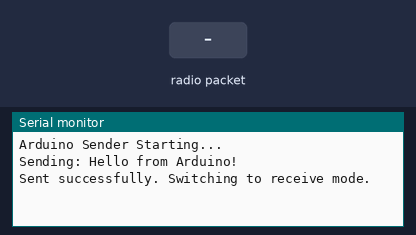
The sketch below on a simulated Arduino Uno, built with avr-gcc and run on an emulated ATmega328P. On the bench: the last lines printed to the serial monitor. Inputs (shaded band) come from the test bench. No radio packets arrive unless stated.

Above: at 1.2 s.
1.3 s: radio packet "1" arrives
At 1.9 s:
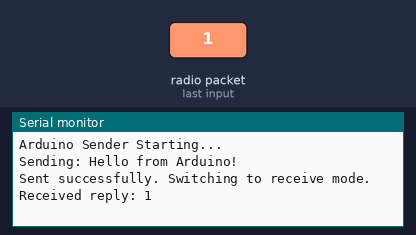
2.8 s: radio packet "0" arrives
At 3.9 s:
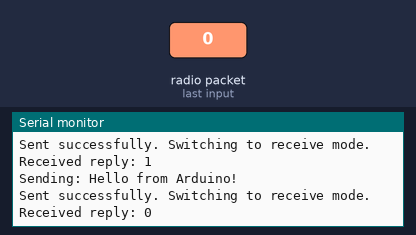
4.3 s: radio packet "2" arrives
At 6.6 s:
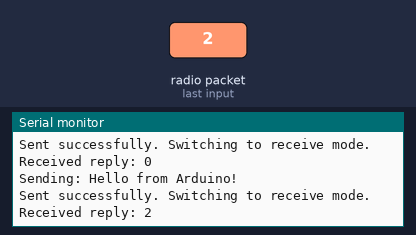

The sketch:

Arduino1.ino
```cpp
#include <SPI.h>
#include <nRF24L01.h>
#include <RF24.h>

RF24 radio(9, 10); // CE, CSN pins

const byte address[6] = "00001";
char dataToSend[] = "Hello from Arduino!";
char replyData[32] = "";

void setup() {
  Serial.begin(9600);
  Serial.println("Arduino Sender Starting...");

  if (!radio.begin()) {
    Serial.println("NRF24L01+ not responding");
    while (1);
  }

  radio.openWritingPipe(address);
  radio.openReadingPipe(1, address); // Pipe 1 for responses
  radio.setPALevel(RF24_PA_LOW);
  radio.setDataRate(RF24_2MBPS);

  radio.stopListening(); // Start in TX mode
}

void loop() {
  Serial.print("Sending: ");
  Serial.println(dataToSend);

  bool ok = radio.write(&dataToSend, sizeof(dataToSend));
  if (ok) {
    Serial.println("Sent successfully. Switching to receive mode.");

    radio.startListening(); // Listen for reply

    unsigned long startTime = millis();
    bool timeout = false;

    while (!radio.available()) {
      if (millis() - startTime > 2000) { // 2-second timeout
        timeout = true;
        break;
      }
    }

    if (timeout) {
      Serial.println("No reply, timeout.");
    } else {
      radio.read(&replyData, sizeof(replyData));
      Serial.print("Received reply: ");
      Serial.println(replyData);
    }

    radio.stopListening(); // Go back to transmit mode
  } else {
    Serial.println("Sending failed.");
  }

  delay(2000); // 2 seconds between cycles
}
```

Measured:
- after the input at 1.3 s, the serial monitor: prints a new line at once (image 1)
- after the input at 2.8 s, the serial monitor: prints a new line after 0.58 s (image 2)
- after the input at 4.3 s, the serial monitor: prints a new line after 1.1 s (image 3)
